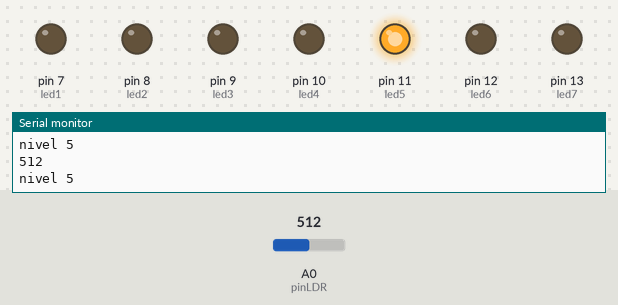
A sketch run on a simulated Arduino Uno, built with avr-gcc and run on an emulated ATmega328P. Parts: output pins drawn as LEDs (lit = HIGH), the last lines printed to the serial monitor. Dashed ring = blinking. The inputs (shaded band) are chosen by the test bench; at power-on: A0 (pinLDR) = 512.

Above: at 1.2 s.
1.3 s: A0 (pinLDR) set to 589
2.8 s: A0 (pinLDR) set to 613
At 3.3 s:
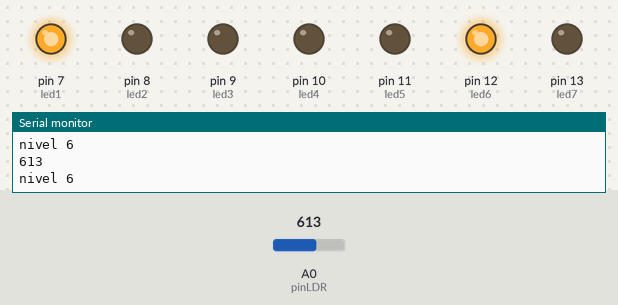
4.3 s: A0 (pinLDR) set to 684
5.8 s: A0 (pinLDR) set to 713
At 7.01 s:
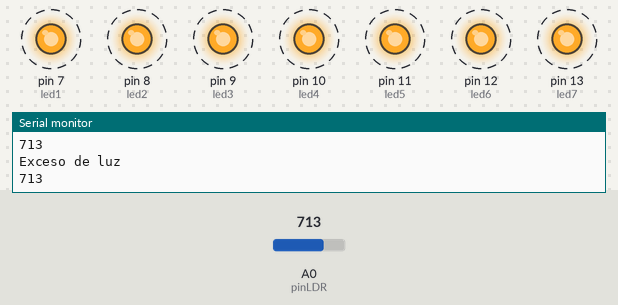
8.8 s: A0 (pinLDR) set to 490
At 9.3 s:
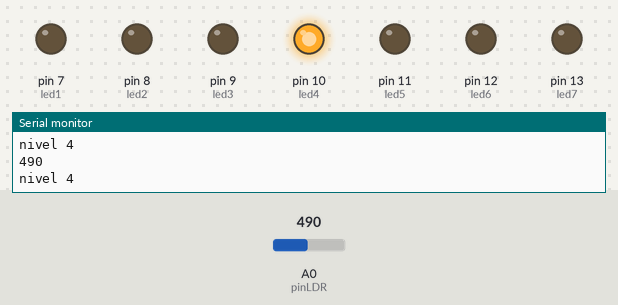
10.3 s: A0 (pinLDR) set to 510
At 10.7 s:
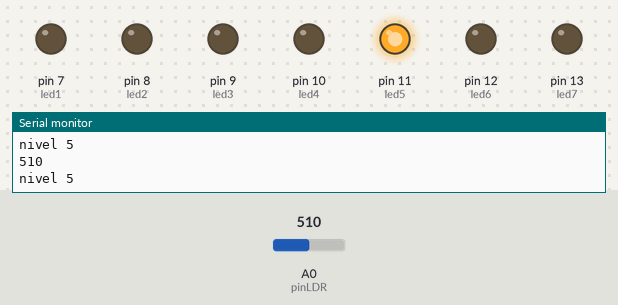
Timing chart, 0 to 12.9 s (numbered marks = the images above; inputs shaded):
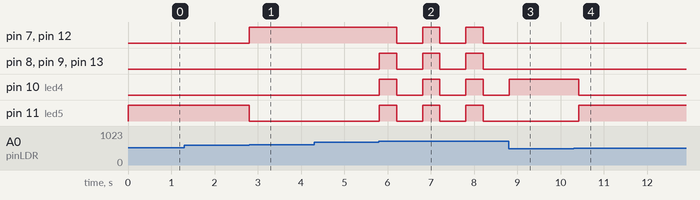

The sketch:

ldr.ino
```cpp
int pinLDR = A0;
int almacen = 0;
int led1 = 7;
int led2 = 8;
int led3 = 9;
int led4 = 10;
int led5 = 11;
int led6 = 12;
int led7 = 13;

void setup(){
  Serial.begin(9600);
  pinMode(led1, OUTPUT);
  pinMode(led2, OUTPUT);
  pinMode(led3, OUTPUT);
  pinMode(led4, OUTPUT);
  pinMode(led5, OUTPUT);
  pinMode(led6, OUTPUT);
  pinMode(led7, OUTPUT);


}
void loop(){
  almacen= analogRead(pinLDR);

Serial.println(almacen);

if(almacen < 100){
  digitalWrite(led1, HIGH);
  digitalWrite(led2, LOW);
  digitalWrite(led3, LOW);
  digitalWrite(led4, LOW);
  digitalWrite(led5, LOW);
  digitalWrite(led6, LOW);
  digitalWrite(led7, LOW);
  Serial.println("nivel 1");
}if(almacen >=100 && almacen <200){
  digitalWrite(led1, LOW);
  digitalWrite(led2, HIGH);
  digitalWrite(led3, LOW);
  digitalWrite(led4, LOW);
  digitalWrite(led5, LOW);
  digitalWrite(led6, LOW);
  digitalWrite(led7, LOW);
   Serial.println("nivel 2");
}if(almacen >=200 && almacen <300){
  digitalWrite(led1, LOW);
  digitalWrite(led2, LOW);
  digitalWrite(led3, HIGH);
  digitalWrite(led4, LOW);
  digitalWrite(led5, LOW);
  digitalWrite(led6, LOW);
  digitalWrite(led7, LOW);
   Serial.println("nivel 3");
}if(almacen>=400 && almacen <500){
  digitalWrite(led1, LOW);
  digitalWrite(led2, LOW);
  digitalWrite(led3, LOW);
  digitalWrite(led4, HIGH);
  digitalWrite(led5, LOW);
  digitalWrite(led6, LOW);
  digitalWrite(led7, LOW);
   Serial.println("nivel 4");
  }if(almacen>=500 && almacen <600){
   digitalWrite(led1, LOW);
  digitalWrite(led2, LOW);
  digitalWrite(led3, LOW);
  digitalWrite(led4, LOW);
  digitalWrite(led5, HIGH);
  digitalWrite(led6, LOW);
  digitalWrite(led7, LOW);
   Serial.println("nivel 5")  ;
  }if(almacen>=600 && almacen <700){
      digitalWrite(led1, HIGH);
  digitalWrite(led2, LOW);
  digitalWrite(led3, LOW);
  digitalWrite(led4, LOW);
  digitalWrite(led5, LOW);
  digitalWrite(led6, HIGH);
  digitalWrite(led7, LOW);
   Serial.println("nivel 6")  ;
    }if(almacen>=700){
     digitalWrite(led1, HIGH);
  digitalWrite(led2, HIGH);
  digitalWrite(led3, HIGH);
  digitalWrite(led4, HIGH);
  digitalWrite(led5, HIGH);
  digitalWrite(led6, HIGH);
  digitalWrite(led7, HIGH);
  delay(400);
  digitalWrite(led1, LOW);
  digitalWrite(led2, LOW);
  digitalWrite(led3, LOW);
  digitalWrite(led4, LOW);
  digitalWrite(led5, LOW);
  digitalWrite(led6, LOW);
  digitalWrite(led7, LOW);
  digitalWrite(led7, LOW);
  delay(400);
   Serial.println("Exceso de luz");
  }
  delay(200);
}
```

Measured:
- the behaviour switches between 599 and 600 on A0 (pinLDR) (found by bisection; images 0 and 1)
- the behaviour switches between 699 and 700 on A0 (pinLDR) (found by bisection; images 1 and 2)
- the behaviour switches between 499 and 500 on A0 (pinLDR) (found by bisection; images 3 and 4)
- after the input at 2.8 s, pin 7 (led1), pin 12 (led6): LOW → HIGH at once; pin 11 (led5): HIGH → LOW at once
- after the input at 5.8 s, pin 7 (led1), pin 12 (led6): alternates HIGH for 0.40 s and LOW for 0.60 s, starting after 0.41 s; pin 8 (led2), pin 9 (led3), pin 10 (led4), pin 11 (led5), pin 13 (led7): alternates HIGH for 0.40 s and LOW for 0.60 s, starting at once
- after the input at 8.8 s, pin 7 (led1), pin 8 (led2), pin 9 (led3), pin 11 (led5), pin 12 (led6), pin 13 (led7): stops changing and stays LOW; pin 10 (led4): goes on until 8.8 s, then stays HIGH
- after the input at 10.3 s, pin 10 (led4): HIGH → LOW after 0.12 s; pin 11 (led5): LOW → HIGH after 0.12 s
